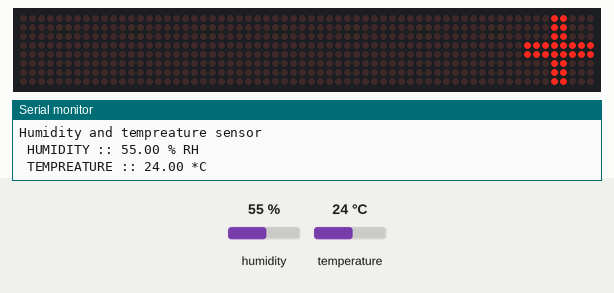
Simulated run of this sketch. Board: Arduino Uno, built with avr-gcc and run on an emulated ATmega328P. Shown: 64×8 LED matrix, the last lines printed to the serial monitor. Inputs (shaded band) come from the test bench; at power-on: temperature 24 °C, humidity 55 %.

Above: at 1.1 s.
At 3.5 s:
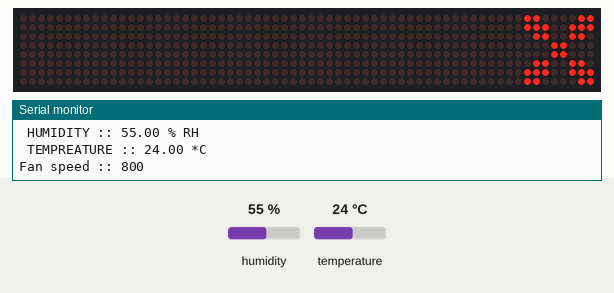
5.2 s: temperature set to 33 °C
9.6 s: temperature set to 12 °C
Timing chart, 0 to 12.6 s (numbered marks = the images above; inputs shaded):
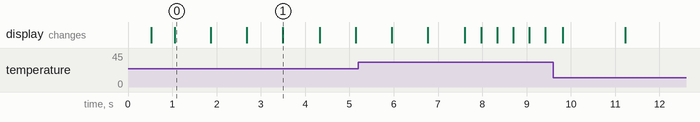

The sketch:

DHTwithFAN.ino
```cpp
#include <DHT.h>
#include <LedControl.h>
#define DHTPIN 3
#define DHTTYPE DHT11


int DIN = 12;
int CS = 11;
int CLK = 10;
LedControl lc = LedControl(DIN, CLK, CS, 0);


DHT dht(DHTPIN, DHTTYPE);

int de = 500;


byte fan[2][8] = { { 0b00011000,
                     0b00011000,
                     0b00011000,
                     0b11111111,
                     0b11111111,
                     0b00011000,
                     0b00011000,
                     0b00011000 },
                   { 0b11000011,
                     0b11100111,
                     0b01100110,
                     0b00011000,
                     0b00011000,
                     0b01100110,
                     0b11100111,
                     0b11000011 } };


void setup() {

  Serial.begin(9600);
  Serial.println("Humidity and tempreature sensor");
  dht.begin();
  lc.shutdown(0, false);
  lc.setIntensity(0, 10);
  lc.clearDisplay(0);
}

void loop() {

  printByte(fan[0]);
  delay(de);
  printByte(fan[1]);
  delay(de);
  printByte(fan[0]);

  if (dht.read()) {
    float h = dht.readHumidity();
    float t = dht.readTemperature();

    Serial.print(" HUMIDITY :: ");
    Serial.print(h);
    Serial.println(" % RH");

    Serial.print(" TEMPREATURE :: ");
    Serial.print(t);
    Serial.print(" *C\n\n\n");

    int mappedVal = map(t, 0, 40, 2000, 0);
    de = mappedVal;

    Serial.print("\nFan speed :: ");
    Serial.println(de);
  }
}

void printByte(byte character[]) {
  int i = 0;
  for (i = 0; i < 8; i++) {
    lc.setRow(0, i, character[i]);
  }
}
```

Measured:
- what the display in image 0 shows lasts 0.8 s, from 1.1 s to 1.9 s
